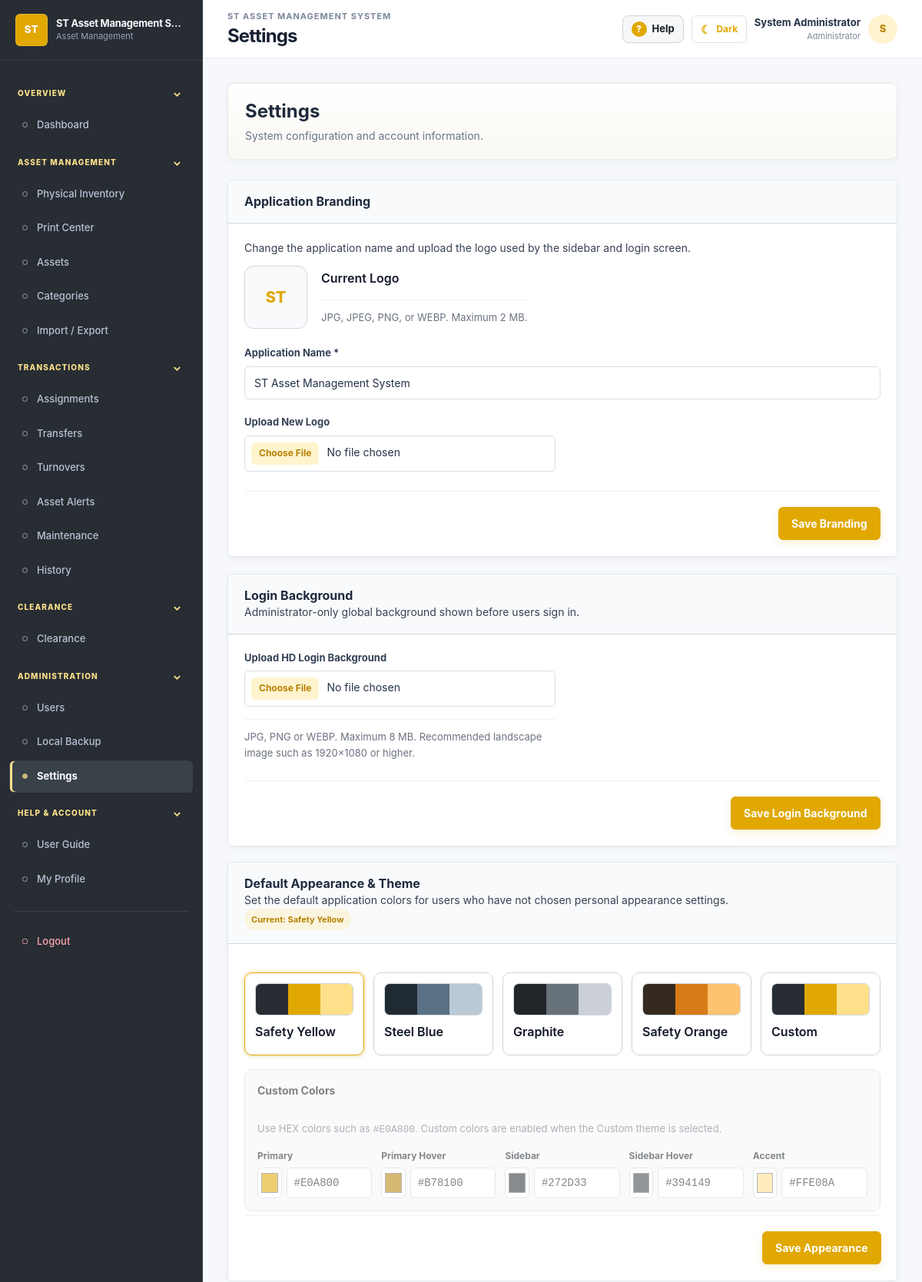
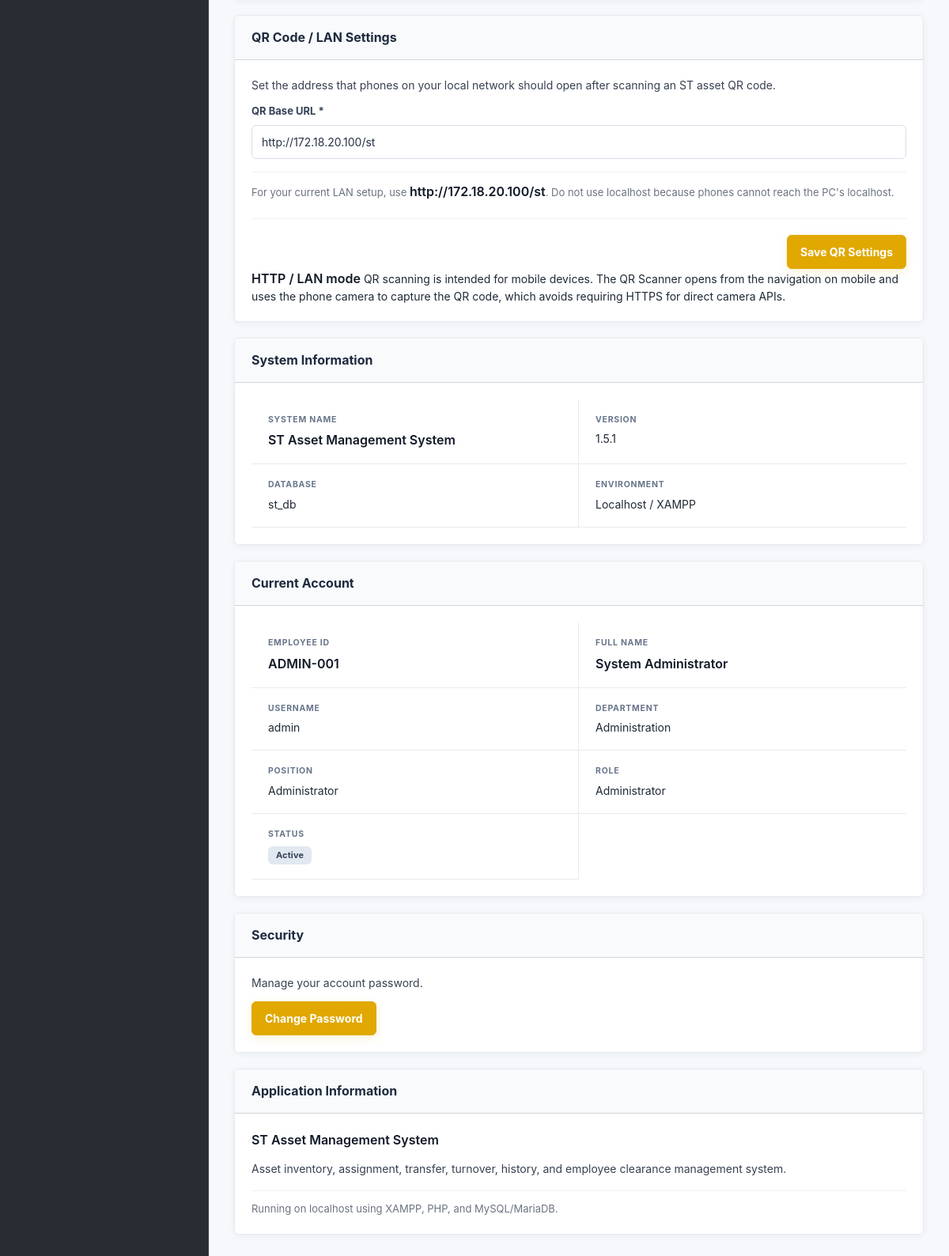
The app's page /frontend/pages/settings.php (signed in) with its own data (2 pictures, top to bottom).
### tables this page shows
CREATE TABLE users (
 id INT AUTO_INCREMENT PRIMARY KEY, employee_id VARCHAR(50) NULL UNIQUE, username VARCHAR(100) NOT NULL UNIQUE,
 password VARCHAR(255) NOT NULL, full_name VARCHAR(150) NOT NULL, department VARCHAR(150) NULL,
 position VARCHAR(100) NULL, role ENUM('Administrator','Asset Custodian','HR / Clearance Officer','Viewer') NOT NULL DEFAULT 'Viewer',
 status ENUM('Active','Inactive') NOT NULL DEFAULT 'Active', avatar_filename VARCHAR(255) NULL,
 ui_theme_preset VARCHAR(30) NULL, ui_theme_primary VARCHAR(7) NULL, ui_theme_primary_hover VARCHAR(7) NULL,
 ui_theme_sidebar VARCHAR(7) NULL, ui_theme_sidebar_hover VARCHAR(7) NULL, ui_theme_accent VARCHAR(7) NULL,
 ui_theme_mode ENUM('system','light','dark') NOT NULL DEFAULT 'system', created_at TIMESTAMP NOT NULL DEFAULT CURRENT_TIMESTAMP,
 updated_at TIMESTAMP NOT NULL DEFAULT CURRENT_TIMESTAMP ON UPDATE CURRENT_TIMESTAMP
);

### backend/includes/app_config.php (called while the page is built, shortened)
<?php
if (!function_exists("get_app_settings")) {
    function default_theme_palette(): array
    {
        return [
            "primary" => "#E0A800",
            "primary_hover" => "#B78100",
            "sidebar" => "#272D33",
            "sidebar_hover" => "#394149",
            "accent" => "#FFE08A"
        ];
    }
    function get_app_settings(PDO $conn): array
    {
        static $settings = null;
        if ($settings !== null) {
            return $settings;
        }
        $defaultTheme = default_theme_palette();
        $settings = [
            "app_name" => "ST Asset Management System",
            "app_logo_filename" => "",
            "app_base_url" => "",
            "login_background_filename" => "",
            "theme_preset" => "st-yellow",
            "theme_primary" => $defaultTheme["primary"],
            "theme_primary_hover" => $defaultTheme["primary_hover"],
            "theme_sidebar" => $defaultTheme["sidebar"],
            "theme_sidebar_hover" => $defaultTheme["sidebar_hover"],
            "theme_accent" => $defaultTheme["accent"]
        ];
        try {
            $stmt = $conn->query("SELECT setting_key, setting_value FROM app_settings");
            foreach ($stmt->fetchAll() as $row) {
                $settings[$row["setting_key"]] = $row["setting_value"] ?? "";
            }
        } catch (Throwable $e) {
        }
        $settings["app_name"] = trim($settings["app_name"] ?? "") ?: "ST Asset Management System";
        return $settings;
    }
    function app_theme_presets(): array
    {
        $defaultTheme = default_theme_palette();
        return [
            "st-yellow" => [
                "label" => "Safety Yellow",
                "primary" => $defaultTheme["primary"],
                "primary_hover" => $defaultTheme["primary_hover"],
                "sidebar" => $defaultTheme["sidebar"],
                "sidebar_hover" => $defaultTheme["sidebar_hover"],
                "accent" => $defaultTheme["accent"]
            ],
            "ocean" => [
                "label" => "Steel Blue",
                "primary" => "#5A7185",
                "primary_hover" => "#405767",
                "sidebar" => "#202A33",
                "sidebar_hover" => "#364450",
                "accent" => "#B9C9D5"
            ],
            "slate" => [
                "label" => "Graphite",
                "primary" => "#68727B",
                "primary_hover" => "#4B535B",
                "sidebar" => "#20252A",
                "sidebar_hover" => "#343B42",
                "accent" => "#CAD0D5"
            ],
            "purple" => [
                "label" => "Safety Orange",
                "primary" => "#D77B16",
                "primary_hover" => "#A9570C",
                "sidebar" => "#352A20",
                "sidebar_hover" => "#4A3827",
                "accent" => "#FFC36F"
            ],
            "custom" => [
                "label" => "Custom",
                "primary" => $defaultTheme["primary"],
                "primary_hover" => $defaultTheme["primary_hover"],
                "sidebar" => $defaultTheme["sidebar"],
                "sidebar_hover" => $defaultTheme["sidebar_hover"],
                "accent" => $defaultTheme["accent"]
            ]
        ];
    }
    function app_theme(PDO $conn): array
    {
        $settings = get_app_settings($conn);
        $presets = app_theme_presets();
        $presetKey = $settings["theme_preset"] ?? "st-yellow";
        $preset = $presets[$presetKey] ?? $presets["st-yellow"];
        $keys = ["primary", "primary_hover", "sidebar", "sidebar_hover", "accent"];
        $theme = [];
        foreach ($keys as $key) {
            $stored = trim((string)($settings["theme_{$key}"] ?? ""));
            $theme[$key] = $presetKey === "custom" && is_valid_hex_color($stored) ? $stored : $preset[$key];
        }
        $theme["preset"] = array_key_exists($presetKey, $presets) ? $presetKey : "st-yellow";
        $theme["label"] = $presets[$theme["preset"]]["label"];
        return $theme;
    }
    function app_name(PDO $conn): string
    {
        return get_app_settings($conn)["app_name"];
    }
    function app_logo_url(PDO $conn): string
    {
        $filename = trim(get_app_settings($conn)["app_logo_filename"] ?? "");
        if ($filename === "") {
            return "";
        }
        return "/st/uploads/app/" . rawurlencode($filename);
    }
}

### frontend/pages/settings.php (the view, shortened to what this page needs)
<?php
require_once "../../backend/includes/header.php";
require_once "../../backend/config/database.php";
require_once "../../backend/includes/app_config.php";
$user_id = (int)($_SESSION["user_id"] ?? 0);
$app_settings = get_app_settings($conn);
$current_app_name = $app_settings["app_name"] ?? "ST Asset Management System";
$current_base_url = trim($app_settings["app_base_url"] ?? "") ?: "http://172.18.20.100/st";
$current_logo_url = app_logo_url($conn);
$app_theme = app_theme($conn);
$app_theme_presets = app_theme_presets();
$stmt = $conn->prepare("SELECT employee_id, username, full_name, department, position, role, status, avatar_filename FROM users WHERE id = :id LIMIT 1");
$stmt->execute([":id" => $user_id]);
$current_user = $stmt->fetch();
$employee_id = htmlspecialchars($current_user["employee_id"] ?? "-");
$full_name = htmlspecialchars($current_user["full_name"] ?? "-");
$username = htmlspecialchars($current_user["username"] ?? "-");
$department = htmlspecialchars($current_user["department"] ?? "-");
$position = htmlspecialchars($current_user["position"] ?? "-");
$user_role = htmlspecialchars($current_user["role"] ?? "-");
$status = htmlspecialchars($current_user["status"] ?? "-");
$status_class = strtolower($current_user["status"] ?? "unknown");
?>
<div class="page-header">
    <div>
        <h2>Settings</h2>
        <p>System configuration and account information.</p>
    </div>
</div>
<div class="detail-card branding-settings-card">
    <div class="detail-card-header">
        <h3>Application Branding</h3>
    </div>
    <div class="detail-card-body">
        <p>Change the application name and upload the logo used by the sidebar and login screen.</p>
        <form method="POST" enctype="multipart/form-data">
            <div class="branding-preview-row">
                <div class="branding-logo-preview">
                    <?php if ($current_logo_url !== ""): ?>
                        <img src="<?= htmlspecialchars($current_logo_url) ?>" alt="Current application logo">
                    <?php else: ?>
                        <span>ST</span>
                    <?php endif; ?>
                </div>
                <div>
                    <strong>Current Logo</strong>
                    <p class="secondary-text">JPG, JPEG, PNG, or WEBP. Maximum 2 MB.</p>
                </div>
            </div>
            <div class="form-grid">
                <div class="form-group form-group-full">
                    <label for="app_name">Application Name <span class="required">*</span></label>
                    <input
                        type="text"
                        id="app_name"
                        name="app_name"
                        maxlength="100"
                        value="<?= htmlspecialchars($current_app_name) ?>"
                        required
                    >
                </div>
                <div class="form-group">
                    <label for="app_logo">Upload New Logo</label>
                    <input
                        type="file"
                        id="app_logo"
                        name="app_logo"
                        accept="image/jpeg,image/png,image/webp"
                    >
                </div>
            </div>
            <div class="form-actions">
                <button type="submit" class="btn btn-primary">Save Branding</button>
            </div>
        </form>
    </div>
</div>
<div class="detail-card login-background-card">
    <div class="detail-card-header"><div><h3>Login Background</h3><p class="detail-card-subtitle">Administrator-only global background shown before users sign in.</p></div></div>
    <div class="detail-card-body">
        <form method="POST" enctype="multipart/form-data">
            <div class="form-grid">
                <div class="form-group">
                    <label for="login_background">Upload HD Login Background</label>
                    <input type="file" id="login_background" name="login_background" accept="image/jpeg,image/png,image/webp">
                    <p class="secondary-text">JPG, PNG or WEBP. Maximum 8 MB. Recommended landscape image such as 1920×1080 or higher.</p>
                </div>
            </div>
            <div class="form-actions"><button type="submit" class="btn btn-primary">Save Login Background</button></div>
        </form>
    </div>
</div>
<div class="detail-card appearance-settings-card">
    <div class="detail-card-header">
        <div>
            <h3>Default Appearance &amp; Theme</h3>
            <p class="detail-card-subtitle">Set the default application colors for users who have not chosen personal appearance settings.</p>
        </div>
        <span class="theme-current-badge">Current: <?= htmlspecialchars($app_theme["label"]) ?></span>
    </div>
    <div class="detail-card-body">
        <form method="POST" id="appearance-form">
            <div class="theme-preset-grid">
                <?php foreach ($app_theme_presets as $key => $preset): ?>
                    <label class="theme-preset-card<?= $app_theme["preset"] === $key ? " is-selected" : "" ?>">
                        <span class="theme-swatch" style="--sw-primary:<?= htmlspecialchars($preset["primary"]) ?>;--sw-sidebar:<?= htmlspecialchars($preset["sidebar"]) ?>;--sw-accent:<?= htmlspecialchars($preset["accent"]) ?>;">
                            <i></i><i></i><i></i>
                        </span>
                        <strong><?= htmlspecialchars($preset["label"]) ?></strong>
                    </label>
                <?php endforeach; ?>
            </div>
            <div class="custom-theme-panel" id="custom-theme-panel">
                <div class="theme-panel-heading">Custom Colors</div>
                <p class="secondary-text">Use HEX colors such as <code>#E0A800</code>. Custom colors are enabled when the Custom theme is selected.</p>
                <div class="theme-color-grid">
                    <?php
                    $colorFields = [
                        "theme_primary" => "Primary",
                        "theme_primary_hover" => "Primary Hover",
                        "theme_sidebar" => "Sidebar",
                        "theme_sidebar_hover" => "Sidebar Hover",
                        "theme_accent" => "Accent"
                    ];
                    foreach ($colorFields as $name => $label):
                    ?>
                        <div class="theme-color-field">
                            <label for="<?= htmlspecialchars($name) ?>"><?= htmlspecialchars($label) ?></label>
                            <div class="theme-color-input">
                                <input type="color" id="<?= htmlspecialchars($name) ?>_picker" value="<?= htmlspecialchars($app_theme[str_replace("theme_", "", $name)]) ?>" aria-label="<?= htmlspecialchars($label) ?> color picker">
                                <input type="text" id="<?= htmlspecialchars($name) ?>" name="<?= htmlspecialchars($name) ?>" value="<?= htmlspecialchars($app_theme[str_replace("theme_", "", $name)]) ?>" maxlength="7" pattern="#[0-9A-Fa-f]{6}">
                            </div>
                        </div>
                    <?php endforeach; ?>
                </div>
            </div>
            <div class="form-actions">
                <button type="submit" class="btn btn-primary">Save Appearance</button>
            </div>
        </form>
    </div>
</div>
<div class="detail-card qr-settings-card">
    <div class="detail-card-header"><h3>QR Code / LAN Settings</h3></div>
    <div class="detail-card-body">
        <p>Set the address that phones on your local network should open after scanning an ST asset QR code.</p>
        <form method="POST">
            <div class="form-group form-group-full">
                <label for="app_base_url">QR Base URL <span class="required">*</span></label>
                <input
                    type="url"
                    id="app_base_url"
                    name="app_base_url"
                    value="<?= htmlspecialchars($current_base_url) ?>"
                    placeholder="http://172.18.20.100/st"
                    required
                >
                <p class="secondary-text">For your current LAN setup, use <strong>http://172.18.20.100/st</strong>. Do not use localhost because phones cannot reach the PC's localhost.</p>
            </div>
            <div class="form-actions">
                <button type="submit" class="btn btn-primary">Save QR Settings</button>
            </div>
        </form>
        <div class="qr-http-notice">
            <strong>HTTP / LAN mode</strong>
            <span>QR scanning is intended for mobile devices. The QR Scanner opens from the navigation on mobile and uses the phone camera to capture the QR code, which avoids requiring HTTPS for direct camera APIs.</span>
        </div>
    </div>
</div>
<div class="detail-card">
    <div class="detail-card-header"><h3>System Information</h3></div>
    <div class="detail-grid">
        <div class="detail-item"><span class="detail-label">System Name</span><strong><?= htmlspecialchars($current_app_name) ?></strong></div>
        <div class="detail-item"><span class="detail-label">Version</span><span>1.5.1</span></div>
        <div class="detail-item"><span class="detail-label">Database</span><span>st_db</span></div>
        <div class="detail-item"><span class="detail-label">Environment</span><span>Localhost / XAMPP</span></div>
    </div>
</div>
<div class="detail-card">
    <div class="detail-card-header"><h3>Current Account</h3></div>
    <div class="detail-grid">
        <div class="detail-item"><span class="detail-label">Employee ID</span><strong><?= $employee_id ?></strong></div>
        <div class="detail-item"><span class="detail-label">Full Name</span><strong><?= $full_name ?></strong></div>
        <div class="detail-item"><span class="detail-label">Username</span><span><?= $username ?></span></div>
        <div class="detail-item"><span class="detail-label">Department</span><span><?= $department ?></span></div>
        <div class="detail-item"><span class="detail-label">Position</span><span><?= $position ?></span></div>
        <div class="detail-item"><span class="detail-label">Role</span><span><?= $user_role ?></span></div>
        <div class="detail-item"><span class="detail-label">Status</span><span class="status-badge status-<?= htmlspecialchars($status_class) ?>"><?= $status ?></span></div>
    </div>
</div>
<div class="detail-card">
    <div class="detail-card-header"><h3>Security</h3></div>
    <div class="detail-card-body">
        <p>Manage your account password.</p>
        <a href="change_password.php" class="btn btn-primary">Change Password</a>
    </div>
</div>
<div class="detail-card">
    <div class="detail-card-header"><h3>Application Information</h3></div>
    <div class="detail-card-body">
        <p><strong><?= htmlspecialchars($current_app_name) ?></strong></p>
        <p>Asset inventory, assignment, transfer, turnover, history, and employee clearance management system.</p>
        <p class="secondary-text">Running on localhost using XAMPP, PHP, and MySQL/MariaDB.</p>
    </div>
</div>
<?php require_once "../../backend/includes/footer.php"; ?>

### records on screen
users: employee "ADMIN-001", full_name "System Administrator", username "admin", department "Administration", position "Administrator", role "Administrator", status "Active"

### other values on screen
$app_name "ST Asset Management S…"
$app_name "ST ASSET MANAGEMENT SYSTEM"
$page_title "Settings"
$user_name "System Administrator"
$_SESSION["role"] "Administrator"
$user_initial ?: "U" "S"
$app_theme["label"] "Safety Yellow"
$preset["label"] "Safety Yellow"
$preset["label"] "Steel Blue"
$preset["label"] "Graphite"
$preset["label"] "Safety Orange"
$preset["label"] "Custom"
$label "Primary"
$label "Primary Hover"
$label "Sidebar"
